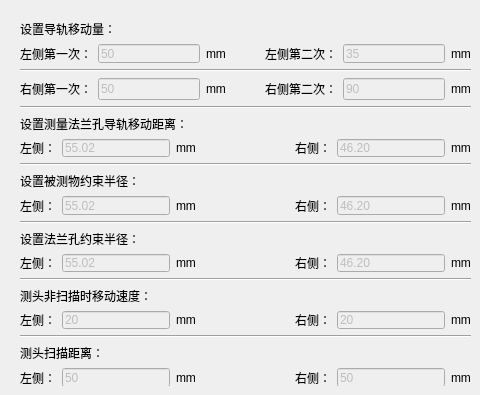
     <widget class="QWidget" name="tab_6">
      <attribute name="title">
       <string>工步2</string>
      </attribute>
      <widget class="QWidget" name="layoutWidget_11">
       <property name="geometry">
        <rect>
         <x>20</x>
         <y>20</y>
         <width>451</width>
         <height>366</height>
        </rect>
       </property>
       <layout class="QVBoxLayout" name="verticalLayout_5">
        <item>
         <layout class="QVBoxLayout" name="verticalLayout_30">
          <item>
           <widget class="QLabel" name="label_151">
            <property name="text">
             <string>设置导轨移动量：</string>
            </property>
           </widget>
          </item>
          <item>
           <layout class="QHBoxLayout" name="horizontalLayout_42">
            <item>
             <widget class="QLabel" name="label_152">
              <property name="text">
               <string>左侧第一次：</string>
              </property>
             </widget>
            </item>
            <item>
             <widget class="QLineEdit" name="LeftRunFirst_StepTwo">
              <property name="enabled">
               <bool>false</bool>
              </property>
              <property name="text">
               <string>50</string>
              </property>
             </widget>
            </item>
            <item>
             <widget class="QLabel" name="label_153">
              <property name="text">
               <string>mm</string>
              </property>
             </widget>
            </item>
            <item>
             <spacer name="horizontalSpacer_29">
              <property name="orientation">
               <enum>Qt::Horizontal</enum>
              </property>
              <property name="sizeHint" stdset="0">
               <size>
                <width>40</width>
                <height>20</height>
               </size>
              </property>
             </spacer>
            </item>
            <item>
             <widget class="QLabel" name="label_154">
              <property name="text">
               <string>左侧第二次：</string>
              </property>
             </widget>
            </item>
            <item>
             <widget class="QLineEdit" name="LeftRunSecond_StepTwo">
              <property name="enabled">
               <bool>false</bool>
              </property>
              <property name="text">
               <string>35</string>
              </property>
             </widget>
            </item>
            <item>
             <widget class="QLabel" name="label_155">
              <property name="text">
               <string>mm</string>
              </property>
             </widget>
            </item>
           </layout>
          </item>
         </layout>
        </item>
        <item>
         <widget class="Line" name="line_21">
          <property name="orientation">
           <enum>Qt::Horizontal</enum>
          </property>
         </widget>
        </item>
        <item>
         <layout class="QHBoxLayout" name="horizontalLayout_43">
          <item>
           <widget class="QLabel" name="label_156">
            <property name="text">
             <string>右侧第一次：</string>
            </property>
           </widget>
          </item>
          <item>
           <widget class="QLineEdit" name="RightRunFirst_StepTwo">
            <property name="enabled">
             <bool>false</bool>
            </property>
            <property name="text">
             <string>50</string>
            </property>
           </widget>
          </item>
          <item>
           <widget class="QLabel" name="label_157">
            <property name="text">
             <string>mm</string>
            </property>
           </widget>
          </item>
          <item>
           <spacer name="horizontalSpacer_30">
            <property name="orientation">
             <enum>Qt::Horizontal</enum>
            </property>
            <property name="sizeHint" stdset="0">
             <size>
              <width>40</width>
              <height>20</height>
             </size>
            </property>
           </spacer>
          </item>
          <item>
           <widget class="QLabel" name="label_158">
            <property name="text">
             <string>右侧第二次：</string>
            </property>
           </widget>
          </item>
          <item>
           <widget class="QLineEdit" name="RightRunSecond_StepTwo">
            <property name="enabled">
             <bool>false</bool>
            </property>
            <property name="text">
             <string>90</string>
            </property>
           </widget>
          </item>
          <item>
           <widget class="QLabel" name="label_159">
            <property name="text">
             <string>mm</string>
            </property>
           </widget>
          </item>
         </layout>
        </item>
        <item>
         <widget class="Line" name="line_22">
          <property name="orientation">
           <enum>Qt::Horizontal</enum>
          </property>
         </widget>
        </item>
        <item>
         <layout class="QVBoxLayout" name="verticalLayout_44">
          <item>
           <widget class="QLabel" name="label_237">
            <property name="text">
             <string>设置测量法兰孔导轨移动距离：</string>
            </property>
           </widget>
          </item>
          <item>
           <layout class="QHBoxLayout" name="horizontalLayout_60">
            <item>
             <widget class="QLabel" name="label_238">
              <property name="text">
               <string>左侧：</string>
              </property>
             </widget>
            </item>
            <item>
             <widget class="QLineEdit" name="LeftFangleHoleRun_StepTwo">
              <property name="enabled">
               <bool>false</bool>
              </property>
              <property name="text">
               <string>55.02</string>
              </property>
             </widget>
            </item>
            <item>
             <widget class="QLabel" name="label_239">
              <property name="text">
               <string>mm</string>
              </property>
             </widget>
            </item>
            <item>
             <spacer name="horizontalSpacer_47">
              <property name="orientation">
               <enum>Qt::Horizontal</enum>
              </property>
              <property name="sizeHint" stdset="0">
               <size>
                <width>40</width>
                <height>20</height>
               </size>
              </property>
             </spacer>
            </item>
            <item>
             <widget class="QLabel" name="label_240">
              <property name="text">
               <string>右侧：</string>
              </property>
             </widget>
            </item>
            <item>
             <widget class="QLineEdit" name="RightFangleHoleRun_StepTwo">
              <property name="enabled">
               <bool>false</bool>
              </property>
              <property name="text">
               <string>46.20</string>
              </property>
             </widget>
            </item>
            <item>
             <widget class="QLabel" name="label_241">
              <property name="text">
               <string>mm</string>
              </property>
             </widget>
            </item>
           </layout>
          </item>
         </layout>
        </item>
        <item>
         <widget class="Line" name="line_6">
          <property name="orientation">
           <enum>Qt::Horizontal</enum>
          </property>
         </widget>
        </item>
        <item>
         <layout class="QVBoxLayout" name="verticalLayout_31">
          <item>
           <widget class="QLabel" name="label_160">
            <property name="text">
             <string>设置被测物约束半径：</string>
            </property>
           </widget>
          </item>
          <item>
           <layout class="QHBoxLayout" name="horizontalLayout_44">
            <item>
             <widget class="QLabel" name="label_161">
              <property name="text">
               <string>左侧：</string>
              </property>
             </widget>
            </item>
            <item>
             <widget class="QLineEdit" name="LeftRestrictRadius_StepTwo">
              <property name="enabled">
               <bool>false</bool>
              </property>
              <property name="text">
               <string>55.02</string>
              </property>
             </widget>
            </item>
            <item>
             <widget class="QLabel" name="label_162">
              <property name="text">
               <string>mm</string>
              </property>
             </widget>
            </item>
            <item>
             <spacer name="horizontalSpacer_31">
              <property name="orientation">
               <enum>Qt::Horizontal</enum>
              </property>
              <property name="sizeHint" stdset="0">
               <size>
                <width>40</width>
                <height>20</height>
               </size>
              </property>
             </spacer>
            </item>
            <item>
             <widget class="QLabel" name="label_163">
              <property name="text">
               <string>右侧：</string>
              </property>
             </widget>
            </item>
            <item>
             <widget class="QLineEdit" name="RightRestrictRadius_StepTwo">
              <property name="enabled">
               <bool>false</bool>
              </property>
              <property name="text">
               <string>46.20</string>
              </property>
             </widget>
            </item>
            <item>
             <widget class="QLabel" name="label_164">
              <property name="text">
               <string>mm</string>
              </property>
             </widget>
            </item>
           </layout>
          </item>
         </layout>
        </item>
        <item>
         <widget class="Line" name="line_23">
          <property name="orientation">
           <enum>Qt::Horizontal</enum>
          </property>
         </widget>
        </item>
        <item>
         <layout class="QVBoxLayout" name="verticalLayout_49">
          <item>
           <widget class="QLabel" name="label_262">
            <property name="text">
             <string>设置法兰孔约束半径：</string>
            </property>
           </widget>
          </item>
          <item>
           <layout class="QHBoxLayout" name="horizontalLayout_65">
            <item>
             <widget class="QLabel" name="label_263">
              <property name="text">
               <string>左侧：</string>
              </property>
             </widget>
            </item>
            <item>
             <widget class="QLineEdit" name="LeftFlangeHoleRestrictRadius_StepTwo">
              <property name="enabled">
               <bool>false</bool>
              </property>
              <property name="text">
               <string>55.02</string>
              </property>
             </widget>
            </item>
            <item>
             <widget class="QLabel" name="label_264">
              <property name="text">
               <string>mm</string>
              </property>
             </widget>
            </item>
            <item>
             <spacer name="horizontalSpacer_52">
              <property name="orientation">
               <enum>Qt::Horizontal</enum>
              </property>
              <property name="sizeHint" stdset="0">
               <size>
                <width>40</width>
                <height>20</height>
               </size>
              </property>
             </spacer>
            </item>
            <item>
             <widget class="QLabel" name="label_265">
              <property name="text">
               <string>右侧：</string>
              </property>
             </widget>
            </item>
            <item>
             <widget class="QLineEdit" name="RightFlangeHoleRestrictRadius_StepTwo">
              <property name="enabled">
               <bool>false</bool>
              </property>
              <property name="text">
               <string>46.20</string>
              </property>
             </widget>
            </item>
            <item>
             <widget class="QLabel" name="label_266">
              <property name="text">
               <string>mm</string>
              </property>
             </widget>
            </item>
           </layout>
          </item>
         </layout>
        </item>
        <item>
         <widget class="Line" name="line_8">
          <property name="orientation">
           <enum>Qt::Horizontal</enum>
          </property>
         </widget>
        </item>
        <item>
         <layout class="QVBoxLayout" name="verticalLayout_43">
          <item>
           <widget class="QLabel" name="label_232">
            <property name="text">
             <string>测头非扫描时移动速度：</string>
            </property>
           </widget>
          </item>
          <item>
           <layout class="QHBoxLayout" name="horizontalLayout_59">
            <item>
             <widget class="QLabel" name="label_233">
              <property name="text">
               <string>左侧：</string>
              </property>
             </widget>
            </item>
            <item>
             <widget class="QLineEdit" name="LeftCameraNoScanSpeed_StepTwo">
              <property name="enabled">
               <bool>false</bool>
              </property>
              <property name="text">
               <string>20</string>
              </property>
             </widget>
            </item>
            <item>
             <widget class="QLabel" name="label_234">
              <property name="text">
               <string>mm</string>
              </property>
             </widget>
            </item>
            <item>
             <spacer name="horizontalSpacer_46">
              <property name="orientation">
               <enum>Qt::Horizontal</enum>
              </property>
              <property name="sizeHint" stdset="0">
               <size>
                <width>40</width>
                <height>20</height>
               </size>
              </property>
             </spacer>
            </item>
            <item>
             <widget class="QLabel" name="label_235">
              <property name="text">
               <string>右侧：</string>
              </property>
             </widget>
            </item>
            <item>
             <widget class="QLineEdit" name="RightCameraNoScanSpeed_StepTwo">
              <property name="enabled">
               <bool>false</bool>
              </property>
              <property name="text">
               <string>20</string>
              </property>
             </widget>
            </item>
            <item>
             <widget class="QLabel" name="label_236">
              <property name="text">
               <string>mm</string>
              </property>
             </widget>
            </item>
           </layout>
          </item>
         </layout>
        </item>
        <item>
         <widget class="Line" name="line_2">
          <property name="orientation">
           <enum>Qt::Horizontal</enum>
          </property>
         </widget>
        </item>
        <item>
         <layout class="QVBoxLayout" name="verticalLayout_32">
          <item>
           <widget class="QLabel" name="label_165">
            <property name="text">
             <string>测头扫描距离：</string>
            </property>
           </widget>
          </item>
          <item>
           <layout class="QHBoxLayout" name="horizontalLayout_45">
            <item>
             <widget class="QLabel" name="label_166">
              <property name="text">
               <string>左侧：</string>
              </property>
             </widget>
            </item>
            <item>
             <widget class="QLineEdit" name="LeftCameraScan_StepTwo">
              <property name="enabled">
               <bool>false</bool>
              </property>
              <property name="text">
               <string>50</string>
              </property>
             </widget>
            </item>
            <item>
             <widget class="QLabel" name="label_167">
              <property name="text">
               <string>mm</string>
              </property>
             </widget>
            </item>
            <item>
             <spacer name="horizontalSpacer_32">
              <property name="orientation">
               <enum>Qt::Horizontal</enum>
              </property>
              <property name="sizeHint" stdset="0">
               <size>
                <width>40</width>
                <height>20</height>
               </size>
              </property>
             </spacer>
            </item>
            <item>
             <widget class="QLabel" name="label_168">
              <property name="text">
               <string>右侧：</string>
              </property>
             </widget>
            </item>
            <item>
             <widget class="QLineEdit" name="RightCameraScan_StepTwo">
              <property name="enabled">
               <bool>false</bool>
              </property>
              <property name="text">
               <string>50</string>
              </property>
             </widget>
            </item>
            <item>
             <widget class="QLabel" name="label_169">
              <property name="text">
               <string>mm</string>
              </property>
             </widget>
            </item>
           </layout>
          </item>
         </layout>
        </item>
       </layout>
      </widget>
     </widget>
